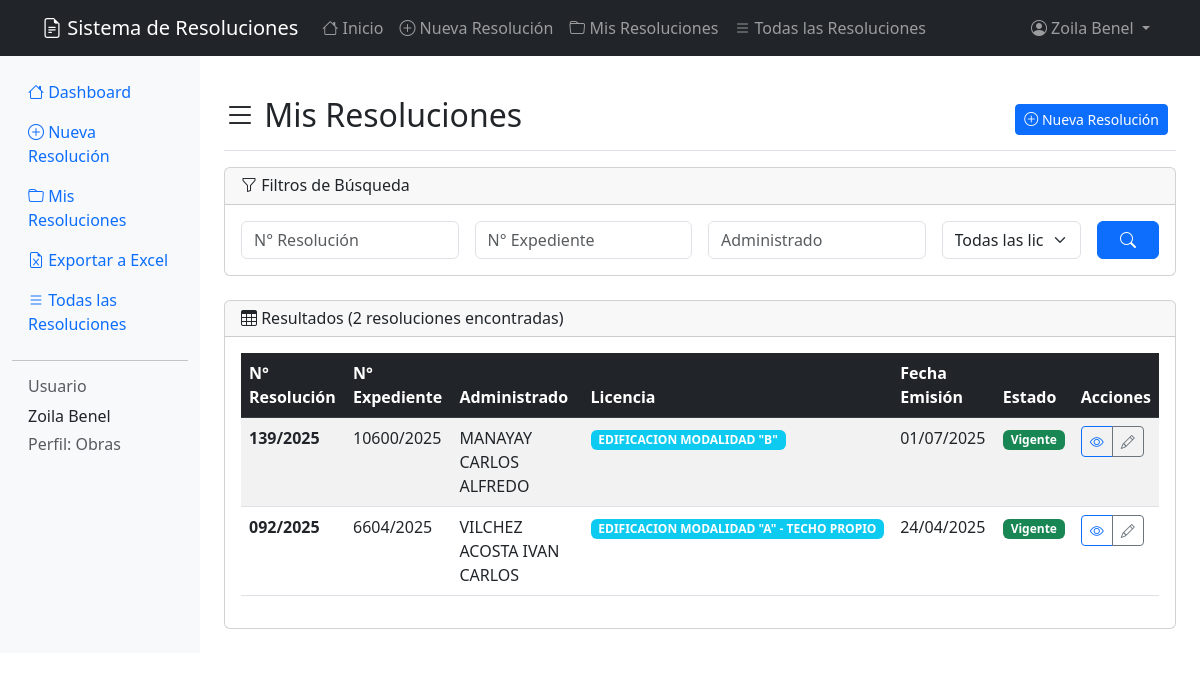
Screenshot of /mis-resoluciones/ (signed in) with the database file from the repository.
### resoluciones/models.py (models this page shows, shortened)
class LicenciaUso(models.Model):
    nombre_licencia = models.CharField(max_length=100)
    uso_licencia = models.CharField(max_length=100)
    def __str__(self):
        return self.nombre_licencia
    class Meta:
        verbose_name = "Licencia de Uso"
        verbose_name_plural = "Licencias de Uso"

class Resolucion(models.Model):
    num_resolucion = models.CharField("N° Resolución", max_length=50, unique=True)
    num_expediente = models.CharField("N° Expediente", max_length=50, unique=True)
    num_recibo = models.CharField("N° Recibo", max_length=50, blank=True)
    fecha_emision = models.DateField()
    fecha_vencimiento = models.DateField()
    administrado = models.CharField(max_length=100)
    propietario = models.BooleanField(default=True)
    nombre_licencia = models.ForeignKey(LicenciaUso, on_delete=models.PROTECT)
    direccion = models.CharField(max_length=300, blank=True, default='')
    calle = models.CharField(max_length=200, blank=True, default='')
    usuario = models.ForeignKey(User, on_delete=models.CASCADE, related_name='resoluciones')
    class Meta:
        verbose_name = "Resolución"
        verbose_name_plural = "Resoluciones"
        ordering = ['-fecha_emision']

### resoluciones/views.py (the view, shortened to what this page needs)
# urls.py: path('mis-resoluciones/', views.mis_resoluciones, name='mis_resoluciones'),
@login_required
def mis_resoluciones(request):
    user_groups = [group.name for group in request.user.groups.all()]
    if 'Obras' not in user_groups:
        messages.error(request, 'No tiene permisos para acceder a esta página.')
        return redirect('dashboard')
    filter_form = ResolucionFilterForm(request.GET or None)
    resoluciones = Resolucion.objects.filter(usuario=request.user)
    resoluciones = resoluciones.order_by('-fecha_emision')
    paginator = Paginator(resoluciones, 10)
    page_number = request.GET.get('page')
    page_obj = paginator.get_page(page_number)
    context = {
        'resoluciones': page_obj,
        'filter_form': filter_form,
        'user_groups': user_groups,
        'title': 'Mis Resoluciones'
    }
    return render(request, 'resoluciones/lista_resoluciones.html', context)

### resoluciones/forms.py
class ResolucionFilterForm(forms.Form):
    num_resolucion = forms.CharField(
        max_length=50,
        required=False,
        widget=forms.TextInput(attrs={'class': 'form-control', 'placeholder': 'N° Resolución'})
    )
    num_expediente = forms.CharField(
        max_length=50,
        required=False,
        widget=forms.TextInput(attrs={'class': 'form-control', 'placeholder': 'N° Expediente'})
    )
    administrado = forms.CharField(
        max_length=100,
        required=False,
        widget=forms.TextInput(attrs={'class': 'form-control', 'placeholder': 'Administrado'})
    )
    nombre_licencia = forms.ModelChoiceField(
        queryset=LicenciaUso.objects.all(),
        required=False,
        empty_label="Todas las licencias",
        widget=forms.Select(attrs={'class': 'form-select'})
    )

### resoluciones/templates/resoluciones/lista_resoluciones.html (shortened to what this page needs)
{% extends 'resoluciones/base.html' %}
{% block content %}
<div class="d-flex justify-content-between flex-wrap flex-md-nowrap align-items-center pt-3 pb-2 mb-3 border-bottom">
    <h1 class="h2">
        <i class="bi bi-list"></i> {% if title %}{{ title }}{% else %}Lista de Resoluciones{% endif %}
    </h1>
    <div class="btn-toolbar mb-2 mb-md-0">
        <div class="btn-group me-2">
            {% for group in user_groups %}
                {% if group == 'Obras' %}
                    <a href="{% url 'crear_resolucion' %}" class="btn btn-sm btn-primary">
                        <i class="bi bi-plus-circle"></i> Nueva Resolución
                    </a>
                {% endif %}
            {% endfor %}
        </div>
    </div>
</div>
<div class="card mb-4">
    <div class="card-header">
        <h6 class="mb-0">
            <i class="bi bi-funnel"></i> Filtros de Búsqueda
        </h6>
    </div>
    <div class="card-body">
        <form method="get" class="row g-3">
            <div class="col-md-3">
                {{ filter_form.num_resolucion }}
            </div>
            <div class="col-md-3">
                {{ filter_form.num_expediente }}
            </div>
            <div class="col-md-3">
                {{ filter_form.administrado }}
            </div>
            <div class="col-md-2">
                {{ filter_form.nombre_licencia }}
            </div>
            <div class="col-md-1">
                <button type="submit" class="btn btn-primary w-100">
                    <i class="bi bi-search"></i>
                </button>
            </div>
        </form>
    </div>
</div>
<div class="card">
    <div class="card-header d-flex justify-content-between align-items-center">
        <h6 class="mb-0">
            <i class="bi bi-table"></i> Resultados
            {% if page_obj %}
                ({{ page_obj.paginator.count }} resoluciones encontradas)
            {% elif resoluciones %}
                ({{ resoluciones|length }} resoluciones encontradas)
            {% endif %}
        </h6>
    </div>
    <div class="card-body">
        {% if page_obj.object_list or resoluciones %}
            <div class="table-responsive">
                <table class="table table-striped table-hover">
                    <thead class="table-dark">
                        <tr>
                            <th>N° Resolución</th>
                            <th>N° Expediente</th>
                            <th>Administrado</th>
                            <th>Licencia</th>
                            <th>Fecha Emisión</th>
                            <th>Estado</th>
                            <th>Acciones</th>
                        </tr>
                    </thead>
                    <tbody>
                        {% for resolucion in page_obj.object_list|default:resoluciones %}
                        <tr>
                            <td>
                                <strong>{{ resolucion.num_resolucion }}</strong>
                            </td>
                            <td>{{ resolucion.num_expediente }}</td>
                            <td>{{ resolucion.administrado }}</td>
                            <td>
                                <span class="badge bg-info">{{ resolucion.nombre_licencia.nombre_licencia }}</span>
                            </td>
                            <td>{{ resolucion.fecha_emision|date:"d/m/Y" }}</td>
                            <td>
                                {% now "Y-m-d" as today %}
                                {% if resolucion.fecha_vencimiento|date:"Y-m-d" < today %}
                                    <span class="badge bg-danger">Vencida</span>
                                {% elif resolucion.fecha_vencimiento|date:"Y-m-d" == today %}
                                    <span class="badge bg-warning">Vence Hoy</span>
                                {% else %}
                                    <span class="badge bg-success">Vigente</span>
                                {% endif %}
                            </td>
                            <td>
                                <div class="btn-group" role="group">
                                    <a href="{% url 'detalle_resolucion' resolucion.pk %}"
                                       class="btn btn-sm btn-outline-primary"
                                       title="Ver detalle">
                                        <i class="bi bi-eye"></i>
                                    </a>
                                    {% for group in user_groups %}
                                        {% if group == 'Obras' %}
                                            <a href="{% url 'editar_resolucion' resolucion.pk %}"
                                               class="btn btn-sm btn-outline-secondary"
                                               title="Editar">
                                                <i class="bi bi-pencil"></i>
                                            </a>
                                        {% endif %}
                                    {% endfor %}
                                </div>
                            </td>
                        </tr>
                        {% endfor %}
                    </tbody>
                </table>
            </div>
        {% endif %}
    </div>
</div>
{% endblock %}

### resoluciones/templates/resoluciones/base.html (shortened to what this page needs)
<!DOCTYPE html>
<html lang="es">
<head>
    <link href="https://cdn.jsdelivr.net/npm/bootstrap@5.3.0/dist/css/bootstrap.min.css" rel="stylesheet">
    <link href="https://cdn.jsdelivr.net/npm/bootstrap-icons@1.7.2/font/bootstrap-icons.css" rel="stylesheet">
    <link rel="stylesheet" href="https://cdn.jsdelivr.net/npm/flatpickr/dist/flatpickr.min.css">
</head>
<body>
    <nav class="navbar navbar-expand-lg navbar-dark bg-dark">
        <div class="container">
            <a class="navbar-brand" href="{% url 'dashboard' %}">
                <i class="bi bi-file-earmark-text"></i> Sistema de Resoluciones
            </a>
            <div class="collapse navbar-collapse" id="navbarNav">
                <ul class="navbar-nav me-auto">
                    {% if user.is_authenticated %}
                        <li class="nav-item">
                            <a class="nav-link" href="{% url 'dashboard' %}">
                                <i class="bi bi-house"></i> Inicio
                            </a>
                        </li>
                        {% for group in user.groups.all %}
                            {% if group.name == 'Obras' %}
                                <li class="nav-item">
                                    <a class="nav-link" href="{% url 'crear_resolucion' %}">
                                        <i class="bi bi-plus-circle"></i> Nueva Resolución
                                    </a>
                                </li>
                                <li class="nav-item">
                                    <a class="nav-link" href="{% url 'mis_resoluciones' %}">
                                        <i class="bi bi-folder"></i> Mis Resoluciones
                                    </a>
                                </li>
                            {% endif %}
                        {% endfor %}
                        <li class="nav-item">
                            <a class="nav-link" href="{% url 'lista_resoluciones' %}">
                                <i class="bi bi-list"></i> Todas las Resoluciones
                            </a>
                        </li>
                    {% endif %}
                </ul>
                <ul class="navbar-nav">
                    {% if user.is_authenticated %}
                        <li class="nav-item dropdown">
                            <a class="nav-link dropdown-toggle" href="#" role="button" data-bs-toggle="dropdown">
                                <i class="bi bi-person-circle"></i> {{ user.get_full_name|default:user.username }}
                            </a>
                        </li>
                    {% endif %}
                </ul>
            </div>
        </div>
    </nav>
    <div class="container-fluid">
        <div class="row">
            {% if user.is_authenticated %}
                {% include 'resoluciones/includes/sidebar.html' %}
            {% endif %}
            <main class="{% if user.is_authenticated %}col-md-9 ms-sm-auto col-lg-10{% else %}col-12{% endif %} px-md-4">
                <div class="py-4">
                    {% block content %}{% endblock %}
                </div>
            </main>
        </div>
    </div>
</body>
</html>

### resoluciones/templates/resoluciones/includes/sidebar.html (shortened to what this page needs)
<nav class="col-md-3 col-lg-2 d-md-block bg-light sidebar">
    <div class="position-sticky pt-3">
        <ul class="nav flex-column">
            <li class="nav-item">
                <a class="nav-link active" href="{% url 'dashboard' %}">
                    <i class="bi bi-house"></i> Dashboard
                </a>
            </li>
            {% for group in user.groups.all %}
                {% if group.name == 'Obras' %}
                    <li class="nav-item">
                        <a class="nav-link" href="{% url 'crear_resolucion' %}">
                            <i class="bi bi-plus-circle"></i> Nueva Resolución
                        </a>
                    </li>
                    <li class="nav-item">
                        <a class="nav-link" href="{% url 'mis_resoluciones' %}">
                            <i class="bi bi-folder"></i> Mis Resoluciones
                        </a>
                    </li>
                    <li class="nav-item">
                        <a class="nav-link" href="{% url 'exportar_excel' %}">
                            <i class="bi bi-file-earmark-excel"></i> Exportar a Excel
                        </a>
                    </li>
                {% endif %}
            {% endfor %}
            <li class="nav-item">
                <a class="nav-link" href="{% url 'lista_resoluciones' %}">
                    <i class="bi bi-list"></i> Todas las Resoluciones
                </a>
            </li>
        </ul>
        <hr>
        <div class="px-3">
            <h6 class="sidebar-heading d-flex justify-content-between align-items-center text-muted">
                <span>Usuario</span>
            </h6>
            <p class="text-sm mb-1">{{ user.get_full_name|default:user.username }}</p>
            <p class="text-xs text-muted mb-0">
                Perfil:
                {% for group in user.groups.all %}
                    {{ group.name }}{% if not forloop.last %}, {% endif %}
                {% empty %}
                    Sin asignar
                {% endfor %}
            </p>
        </div>
    </div>
</nav>

### rows the page displays
LicenciaUso: nombre_licencia "Todas las licencias"
Resolucion: num_resolucion "139/2025", num_expediente "10600/2025", administrado "MANAYAY CARLOS ALFREDO", nombre_licencia.nombre_licencia "EDIFICACION MODALIDAD \"B\"", fecha_emision "01/07/2025", fecha_vencimiento "Vigente"
Resolucion: num_resolucion "092/2025", num_expediente "6604/2025", administrado "VILCHEZ ACOSTA IVAN CARLOS", nombre_licencia.nombre_licencia "EDIFICACION MODALIDAD \"A\" - TECHO PROPIO", fecha_emision "24/04/2025", fecha_vencimiento "Vigente"

### other values shown
{{ user.get_full_name|default:user.username }} "Zoila Benel"
{{ group.name }} "Obras"
{{ title }} "Mis Resoluciones"
{{ resoluciones|length }} "2"
